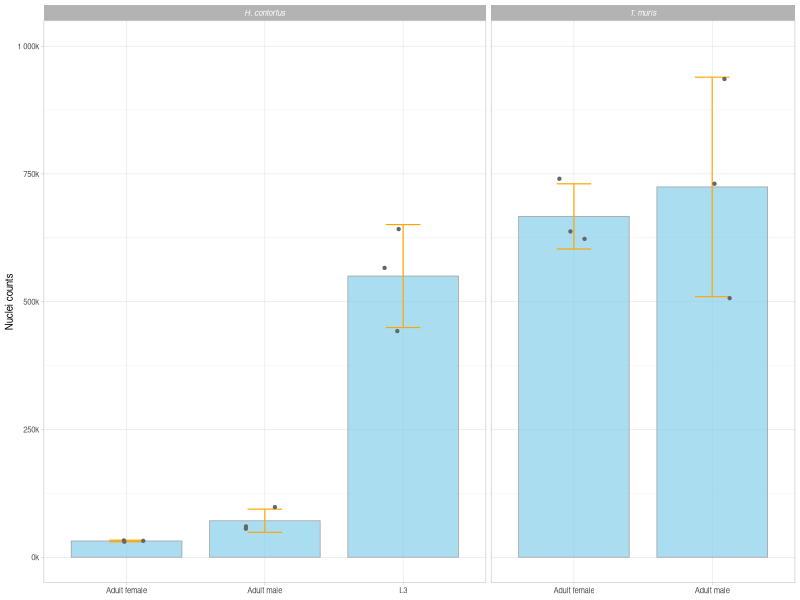

Source code (R):
# Nuclei counts from optimised protocol

setwd("/Users/sd21/Documents/WORK/02_PROJECTS/single_cell-nuclei_transcriptomics/")

library(tidyverse)
options(scipen = 999)

counts <- tribble(
  ~species,         ~stage,         ~nuclei,
  "H. contortus",   "Adult female", c(30200, 31820, 33370),
  "H. contortus",   "Adult male",   c(60450, 56250, 97500),
  "H. contortus",   "L3",           c(442500, 642000, 566000),
  "T. muris",       "Adult female", c(622650, 740000, 638000),
  "T. muris",       "Adult male",   c(731120, 935935, 506570)
) |>
  unnest(nuclei) |>
  mutate(stage = fct_inorder(stage), species = fct_inorder(species))

p <- ggplot(counts, aes(stage, nuclei)) +
  stat_summary(fun = mean, geom = "col",
               fill = "skyblue", alpha = 0.7, colour = "darkgrey",
               linewidth = 0.3, width = 0.8) +
  stat_summary(fun.data = mean_sdl, fun.args = list(mult = 1),
               geom = "errorbar", colour = "orange",
               width = 0.25, linewidth = 0.4) +
  geom_jitter(width = 0.15, colour = "grey40", size = 0.8) +
  facet_grid(~ species, scales = "free_x", space = "free_x") +
  scale_y_continuous(labels = scales::label_number(scale = 1e-3, suffix = "k"),
                     limits = c(0, 1e6)) +
  labs(x = NULL, y = "Nuclei counts") +
  theme_light(base_size = 7) +
  theme(strip.text = element_text(face = "italic"))

ggsave("fig3a.pdf", plot = p, width = 90, height = 70,
       units = "mm", device = cairo_pdf)
